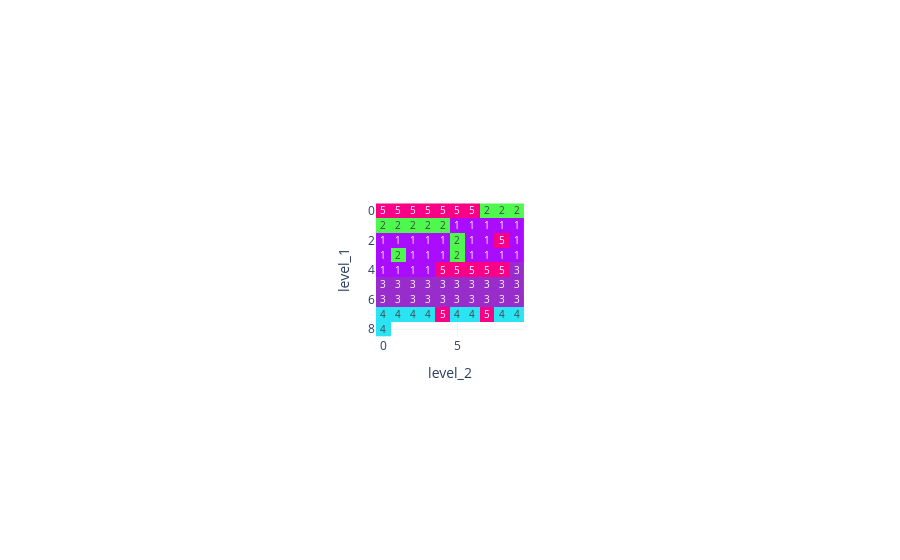

Source (notebook cell):
### Code cell
plot_grid(CHUNK.topic_group_corr.unstack())

### Figure 1 — Plotly figure (JSON) as saved in the notebook; plotly's stock layout.template omitted (floating-point values rounded to 4 significant figures)
{"data": [{"coloraxis": "coloraxis", "hoverongaps": false, "hovertemplate": "level_2: %{x}<br>level_1: %{y}<br>color: %{z}<extra></extra>", "name": "0", "texttemplate": "%{z}", "type": "heatmap", "x": [0, 1, 2, 3, 4, 5, 6, 7, 8, 9], "xaxis": "x", "y": [0, 1, 2, 3, 4, 5, 6, 7, 8], "yaxis": "y", "z": [["5", "5", "5", "5", "5", "5", "5", "2", "2", "2"], ["2", "2", "2", "2", "2", "1", "1", "1", "1", "1"], ["1", "1", "1", "1", "1", "2", "1", "1", "5", "1"], ["1", "2", "1", "1", "1", "2", "1", "1", "1", "1"], ["1", "1", "1", "1", "5", "5", "5", "5", "5", "3"], ["3", "3", "3", "3", "3", "3", "3", "3", "3", "3"], ["3", "3", "3", "3", "3", "3", "3", "3", "3", "3"], ["4", "4", "4", "4", "5", "4", "4", "5", "4", "4"], ["4", null, null, null, null, null, null, null, null, null]]}], "layout": {"autosize": true, "coloraxis": {"colorscale": [[0, "#AA0DFE"], [0.04, "#3283FE"], [0.08, "#85660D"], [0.12, "#782AB6"], [0.16, "#565656"], [0.2, "#1C8356"], [0.24, "#16FF32"], [0.28, "#F7E1A0"], [0.32, "#E2E2E2"], [0.36, "#1CBE4F"], [0.4, "#C4451C"], [0.44, "#DEA0FD"], [0.48, "#FE00FA"], [0.52, "#325A9B"], [0.56, "#FEAF16"], [0.6, "#F8A19F"], [0.64, "#90AD1C"], [0.68, "#F6222E"], [0.72, "#1CFFCE"], [0.76, "#2ED9FF"], [0.8, "#B10DA1"], [0.84, "#C075A6"], [0.88, "#FC1CBF"], [0.92, "#B00068"], [0.96, "#FBE426"], [1, "#FA0087"]], "showscale": false}, "margin": {"t": 60}, "xaxis": {"anchor": "y", "autorange": true, "constrain": "domain", "domain": [0.3999, 0.6001], "range": [-0.5, 9.5], "scaleanchor": "y", "title": {"text": "level_2"}, "type": "linear"}, "yaxis": {"anchor": "x", "autorange": true, "constrain": "domain", "domain": [0, 1], "range": [8.5, -0.5], "title": {"text": "level_1"}, "type": "linear"}}}
